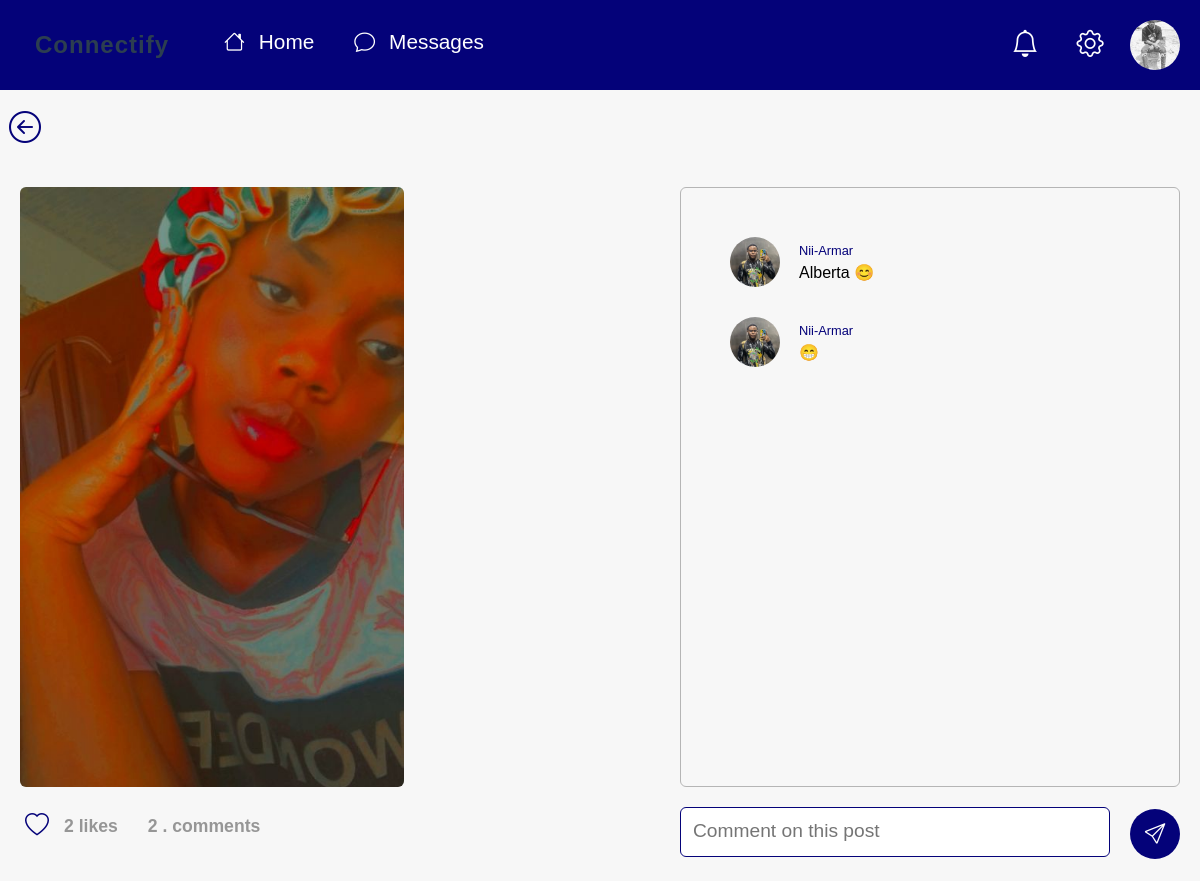
The app's page /posts/feed/62/view_post/ (signed in) with its own data.
### users/models.py (models this page shows, shortened)
class Profile(models.Model):
    user = models.OneToOneField(User, on_delete=models.CASCADE)
    bio = models.TextField(blank=True, null=True)
    profile_picture = models.ImageField(upload_to='profile_pictures/', blank=True, null=True)
    cover_picture = models.ImageField(upload_to='cover_pictures/', blank=True, null=True)
    date_of_birth = models.DateField(null=True, blank=True)
    is_online = models.BooleanField(default=False)
    last_seen = models.DateTimeField(null=True, blank=True)

### posts/models.py (models this page shows, shortened)
class Posts(models.Model):
    MEDIA_TYPE_CHOICES = (
        ('image', 'Image'),
        ('video', 'Video'),
    )
    user = models.ForeignKey(User, on_delete=models.CASCADE)
    content = models.TextField()
    text_post = models.TextField(null=True, blank=True)
    media = models.FileField(upload_to='post_media', blank=True, null=True)
    media_type = models.CharField(max_length=10, choices=MEDIA_TYPE_CHOICES, blank=True, null=True)
    created_at = models.DateTimeField(auto_now_add=True)

class Comment(models.Model):
    user = models.ForeignKey(User, on_delete=models.CASCADE)
    post = models.ForeignKey(Posts, on_delete=models.CASCADE, related_name="comments")
    content = models.TextField()
    commented_at = models.DateTimeField(auto_now_add=True)

### posts/views.py (the view)
# urls.py: path("feed/<int:pk>/view_post/", views.view_feed_post, name="view_post"),
def view_feed_post(request, pk):
    all_posts = Posts.objects.annotate(
        is_liked_by_user=Exists(
            Like.objects.filter(pk=pk, post=OuterRef('pk'))
        )
    )
    this_post = Posts.objects.get(pk=pk)
    comments = this_post.comments.all()
    return render(request, 'view_post.html', {"this_post":this_post, "comments":comments, "all_posts":all_posts})

### posts/templates/view_post.html (shortened to what this page needs)
{% load static %}
<!DOCTYPE html>
<html lang="en">
<head>
    <link rel="stylesheet" href={% static "CSS/view.css" %}>
    <link rel="stylesheet" href="https://cdn.jsdelivr.net/npm/bootstrap-icons@1.11.3/font/bootstrap-icons.min.css">
</head>
<body>
    {% include "base/base.html" %}
    <div class="back_button">
        <div class="back_">
            <button class="back_button">
            <i class="bi bi-arrow-left-circle"></i>
            </button>
        </div>
    </div>
    <div class="view_post">
        <div class="post_wrap">
            <div class="post_container">
                <div class="left_view_post">
                    <div class="view_post_media">
                        <div class="_view_l_med">
                            {% if this_post.media_type == "video" %}
                                <video controls>
                                    <source src="{{ this_post.media.url }}" type="video/mp4">
                                    Your browser does not support the video tag.
                                </video>
                            {% elif this_post.media_type == "image" %}
                                <img src="{{ this_post.media.url }}" alt="Post media">
                            {% elif this_post.text_post %}
                            <div class="p_t">
                                <div>{{ this_post.text_post }}</div>
                            </div>
                            {% else %}
                                <p>No media available.</p>
                            {% endif %}
                        </div>
                    </div>
                    <form class="form" method="post" data-url="{% url 'like_post' this_post.id %}">
                        <div class="likes_q">
                            <div class="likes">
                                {% if this_post.is_liked_by_user %}
                                    <button name="like" class="like_post" id="likebtn">
                                        <i name="heart" class="bi bi-heart-fill" id="likeIcon">
                                            <div class="red"></div>
                                        </i>
                                    </button>
                                    {% else %}
                                    <button name="like" class="like_post" id="likebtn">
                                        <i name="heart" class="bi bi-heart" id="likeIcon">
                                        </i>
                                    </button>
                                {% endif %}
                            </div>
                            <div class="like_amo">
                                <div class="like__nu">
                                    <span class="likes_number">{{this_post.likes.count}} likes</span>
                                </div>
                                <div class="comment_num">
                                    <span id="comment-count">{{comments.count}} . comments</span>
                                </div>
                            </div>
                        </div>
                    </form>
                </div>
                <div class="right_view_post" style="position : relative;">
                    <div class="comments_box">
                        <div class="right_content">
                            <div class="comments">
                                {% if comments %}
                                <div class="al_users_co">
                                    <div class="comment_flex">
                                        {% for comment in comments %}
                                            <div class="all_coments">
                                                <div class="comments_all">
                                                    <div class="comment_user_profile">
                                                        <div class="comment_profile" onclick="location.pathname = `/profile/@{{user}}`">
                                                            {% if comment.user.profile.profile_picture %}
                                                                <img src="{{ comment.user.profile.profile_picture.url }}" alt="{{ comment.user.username }}'s profile" />
                                                            {% else %}
                                                                <img src="default-profile-pic.jpg" alt="Default profile picture" />
                                                            {% endif %}
                                                        </div>
                                                    </div>
                                                    <div class="user_comment">
                                                        <div class="u_c_usn">
                                                            <div class="u_c_n">
                                                                <div class="user-name">
                                                                    {% if comment.user == request.user %}
                                                                    <span>You</span>
                                                                    {% else %}
                                                                    <span>{{comment.user}}</span>
                                                                    {% endif %}
                                                                </div>
                                                            </div>
                                                            <div class="actua_comme">
                                                                <div class="comment_text">
                                                                    <span>{{comment.content}}</span>
                                                                </div>
                                                            </div>
                                                        </div>
                                                    </div>
                                                </div>
                                            </div>
                                        {% endfor %}
                                    </div>
                                </div>
                                {% endif %}
                            </div>
                            <div class="write_comment">
                                <form method="post" class="comment_form" data-url="{% url 'comment_post' this_post.id %}">
                                    <div class="comment_input_area">
                                        <div class="comment_input">
                                            <div class="comm_i">
                                                <textarea class="com_box" name="comment" id="comment_box" placeholder="Comment on this post"></textarea>
                                            </div>
                                        </div>
                                        <div class="comen_se">
                                            <button id="comment_on_post">
                                                <div class="send_comment_icon">
                                                    <i class="bi bi-send"></i>
                                                </div>
                                            </button>
                                        </div>
                                    </div>
                                </form>
                            </div>
                        </div>
                    </div>
                </div>
            </div>
        </div>
    </div>
</body>
</html>

### base/base.html (shortened to what this page needs)
    <section>
        {% load static %}
        <link rel="stylesheet" href="https://cdn.jsdelivr.net/npm/bootstrap-icons@1.11.3/font/bootstrap-icons.min.css">
        <link rel="stylesheet" type="text/css" href="https://cdn.jsdelivr.net/npm/toastify-js/src/toastify.min.css">
        <link rel="stylesheet" href={% static 'CSS/base.css' %}>
        <nav class="nav_bar">
            <div class="top_nav">
                <div class="side_nav">
                    <div class="nav">
                        <div class="left_n">
                            <div class="side_logo">
                                <div class="logo">
                                    <h4>Connectify</h4>
                                </div>
                            </div>
                            <div class="side_links">
                                <div class="links">
                                    <ul>
                                        <li>
                                            <a href="/posts/feed/">
                                                <div class="tabs">
                                                    <div class="icon">
                                                        <i class="bi bi-house"></i>
                                                    </div>
                                                    <div class="nav_link">
                                                        <div class="act_link">
                                                            Home
                                                        </div>
                                                    </div>
                                                </div>
                                            </a>
                                        </li>
                                        <li>
                                            <a href="/messages">
                                                <div class="tabs">
                                                    <div class="icon">
                                                        <i class="bi bi-chat"></i>
                                                    </div>
                                                    <div class="nav_link">
                                                        <div class="act_link">
                                                            Messages
                                                        </div>
                                                    </div>
                                                </div>
                                            </a>
                                        </li>
                                    </ul>
                                </div>
                            </div>
                        </div>
                        <div class="side_bottom">
                            <div class="side_bottom_wrap">
                                <div class="side_botton_settings">
                                    <div class="notification_gear">
                                        <button>
                                            <i class="bi bi-bell"></i>
                                        </button>
                                    </div>
                                </div>
                                <div class="side_botton_settings">
                                    <div class="setting_gear">
                                        <button>
                                            <i class="bi bi-gear"></i>
                                        </button>
                                    </div>
                                </div>
                                <a href="{% url 'profile' request.user %}" class="profile_img">
                                    <div class="set_profile">
                                        {% if user.is_authenticated and user.profile.profile_picture %}
                                        <img src="{{ user.profile.profile_picture.url }}" alt="Profile Picture">
                                        {% else %}
                                            <img src="/static/images/avatar-4.png" alt="Default Profile Picture">
                                        {% endif %}
                                    </div>
                                </a>
                            </div>
                        </div>
                    </div>
                </div>
        </nav>
    </section>

### records on screen
Posts: media (picture), likes.count "2", count "2"
Comment: user.profile.profile_picture (picture), user "Nii-Armar", content "Alberta 😊"
Comment: user.profile.profile_picture (picture), user "Nii-Armar", content "😁"
